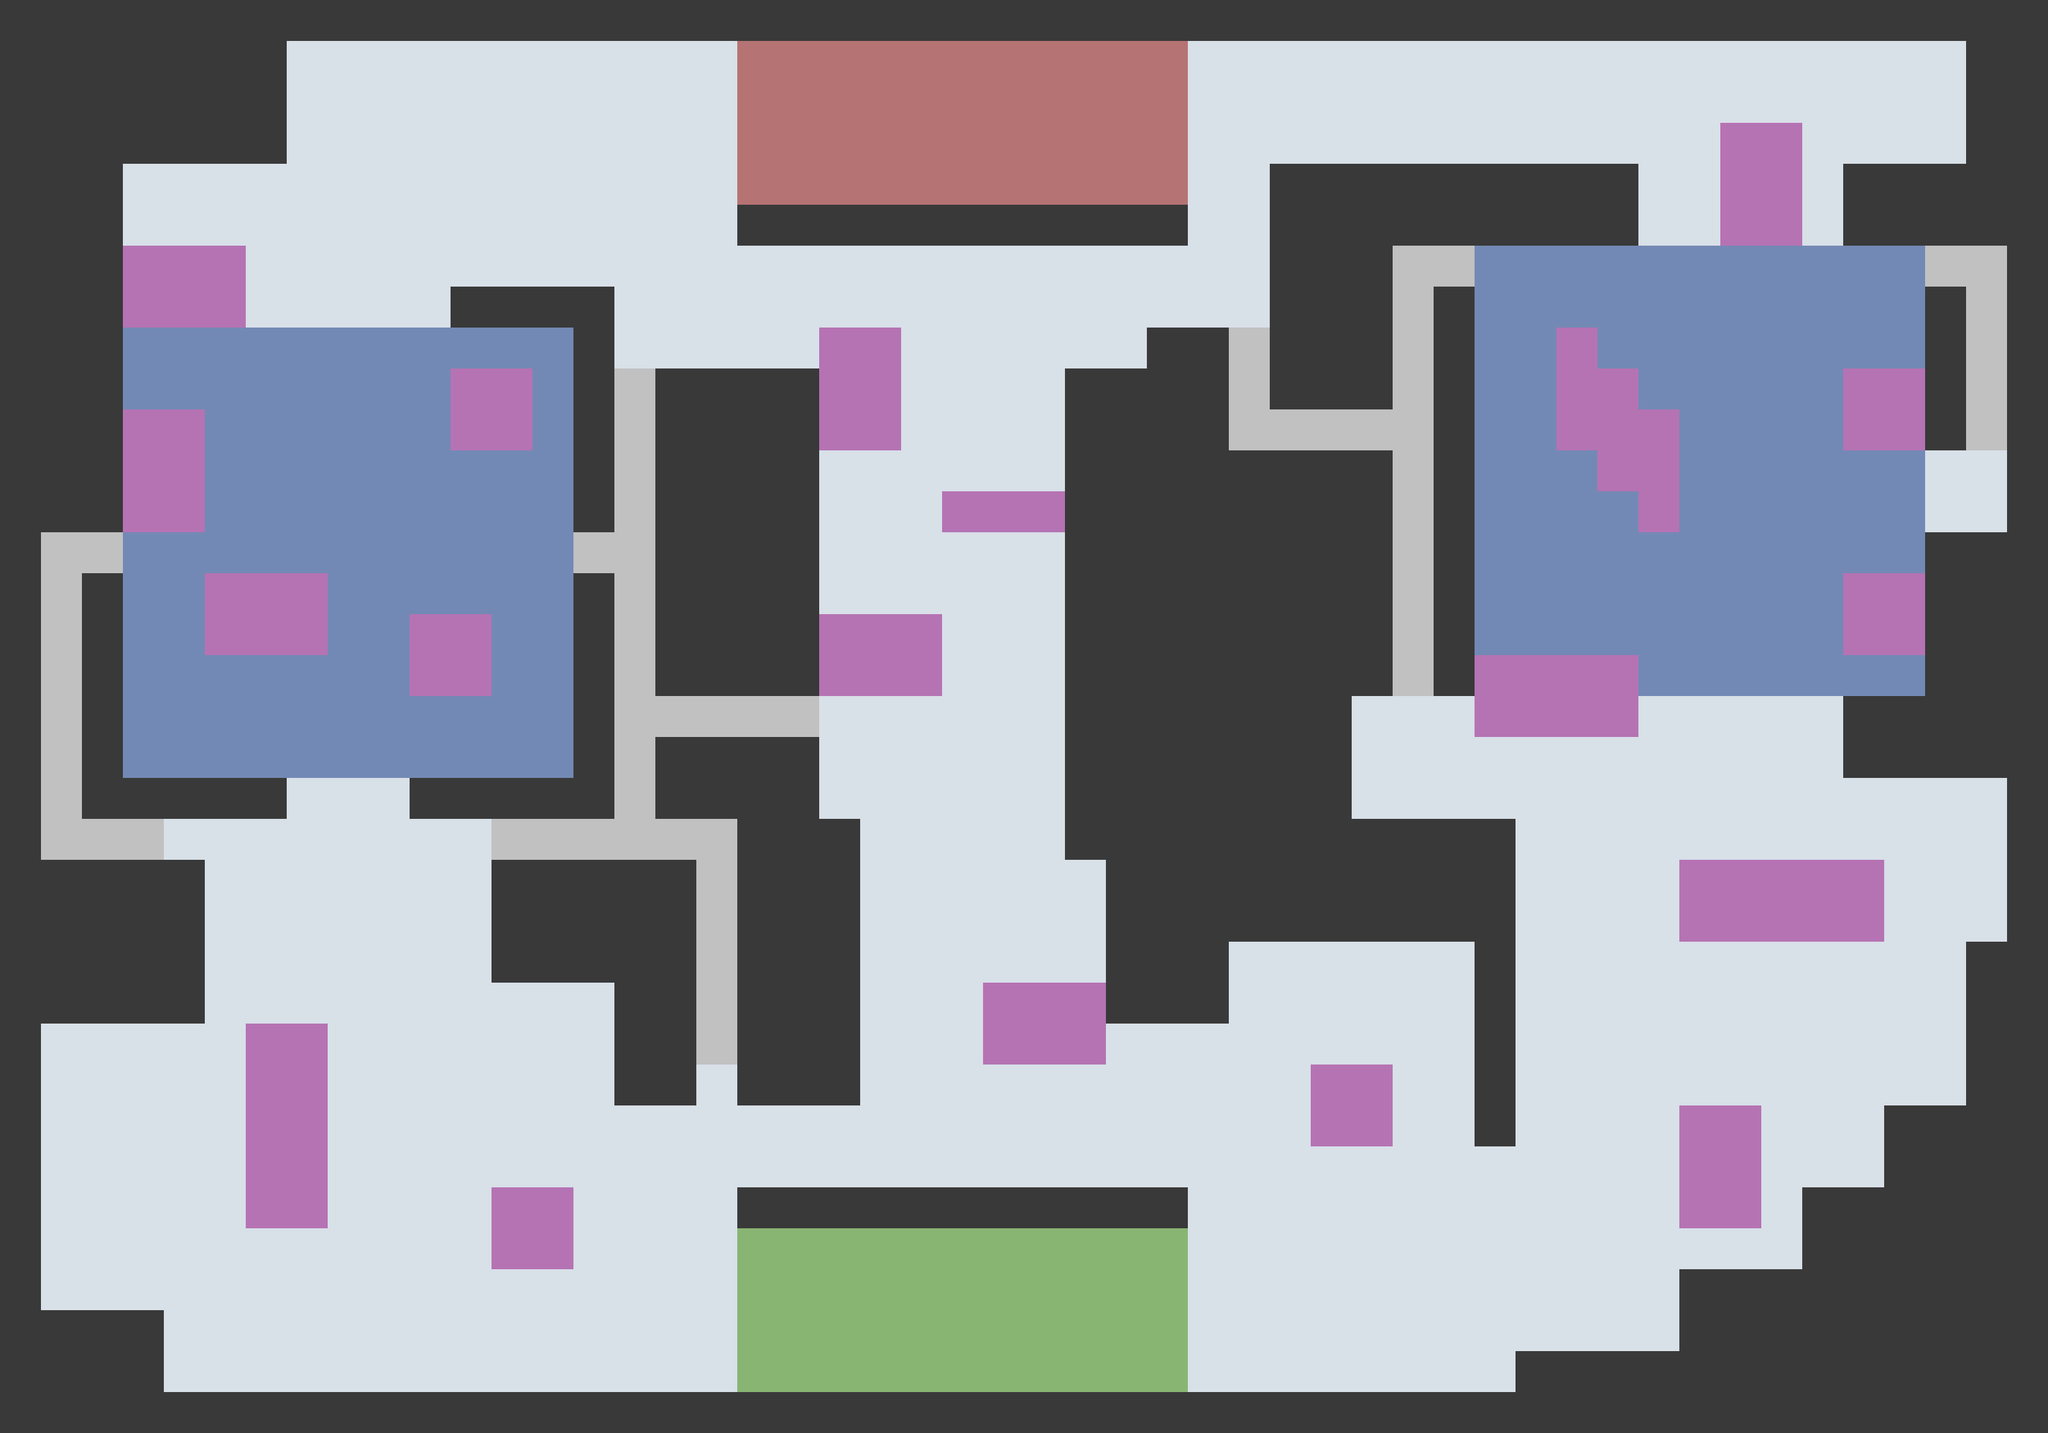

This is a level from a 2D game, rendered from its Tiled map with the project's own tilesets. A one-line summary and the complete map file follow:
An orthogonal 50x35 tile map with 64x64 px tiles, 1 tile layer (Tile Layer 1).

<map version="1.0" orientation="orthogonal" width="50" height="35" tilewidth="64" tileheight="64" backgroundcolor="#005f5f">
 <tileset firstgid="1" name="HitObjects" tilewidth="64" tileheight="64">
  <image source="mapSprites.png" width="512" height="64" />
 </tileset>
 <layer name="Tile Layer 1" width="50" height="35">
  <data encoding="csv">
2,2,2,2,2,2,2,2,2,2,2,2,2,2,2,2,2,2,2,2,2,2,2,2,2,2,2,2,2,2,2,2,2,2,2,2,2,2,2,2,2,2,2,2,2,2,2,2,2,2,
2,2,2,2,2,2,2,1,1,1,1,1,1,1,1,1,1,1,5,5,5,5,5,5,5,5,5,5,5,1,1,1,1,1,1,1,1,1,1,1,1,1,1,1,1,1,1,1,2,2,
2,2,2,2,2,2,2,1,1,1,1,1,1,1,1,1,1,1,5,5,5,5,5,5,5,5,5,5,5,1,1,1,1,1,1,1,1,1,1,1,1,1,1,1,1,1,1,1,2,2,
2,2,2,2,2,2,2,1,1,1,1,1,1,1,1,1,1,1,5,5,5,5,5,5,5,5,5,5,5,1,1,1,1,1,1,1,1,1,1,1,1,1,7,7,1,1,1,1,2,2,
2,2,2,1,1,1,1,1,1,1,1,1,1,1,1,1,1,1,5,5,5,5,5,5,5,5,5,5,5,1,1,2,2,2,2,2,2,2,2,2,1,1,7,7,1,2,2,2,2,2,
2,2,2,1,1,1,1,1,1,1,1,1,1,1,1,1,1,1,2,2,2,2,2,2,2,2,2,2,2,1,1,2,2,2,2,2,2,2,2,2,1,1,7,7,1,2,2,2,2,2,
2,2,2,7,7,7,1,1,1,1,1,1,1,1,1,1,1,1,1,1,1,1,1,1,1,1,1,1,1,1,1,2,2,2,3,3,6,6,6,6,6,6,6,6,6,6,6,3,3,2,
2,2,2,7,7,7,1,1,1,1,1,2,2,2,2,1,1,1,1,1,1,1,1,1,1,1,1,1,1,1,1,2,2,2,3,2,6,6,6,6,6,6,6,6,6,6,6,2,3,2,
2,2,2,6,6,6,6,6,6,6,6,6,6,6,2,1,1,1,1,1,7,7,1,1,1,1,1,1,2,2,3,2,2,2,3,2,6,6,7,6,6,6,6,6,6,6,6,2,3,2,
2,2,2,6,6,6,6,6,6,6,6,7,7,6,2,3,2,2,2,2,7,7,1,1,1,1,2,2,2,2,3,2,2,2,3,2,6,6,7,7,6,6,6,6,6,7,7,2,3,2,
2,2,2,7,7,6,6,6,6,6,6,7,7,6,2,3,2,2,2,2,7,7,1,1,1,1,2,2,2,2,3,3,3,3,3,2,6,6,7,7,7,6,6,6,6,7,7,2,3,2,
2,2,2,7,7,6,6,6,6,6,6,6,6,6,2,3,2,2,2,2,1,1,1,1,1,1,2,2,2,2,2,2,2,2,3,2,6,6,6,7,7,6,6,6,6,6,6,1,1,2,
2,2,2,7,7,6,6,6,6,6,6,6,6,6,2,3,2,2,2,2,1,1,1,7,7,7,2,2,2,2,2,2,2,2,3,2,6,6,6,6,7,6,6,6,6,6,6,1,1,2,
2,3,3,6,6,6,6,6,6,6,6,6,6,6,3,3,2,2,2,2,1,1,1,1,1,1,2,2,2,2,2,2,2,2,3,2,6,6,6,6,6,6,6,6,6,6,6,2,2,2,
2,3,2,6,6,7,7,7,6,6,6,6,6,6,2,3,2,2,2,2,1,1,1,1,1,1,2,2,2,2,2,2,2,2,3,2,6,6,6,6,6,6,6,6,6,7,7,2,2,2,
2,3,2,6,6,7,7,7,6,6,7,7,6,6,2,3,2,2,2,2,7,7,7,1,1,1,2,2,2,2,2,2,2,2,3,2,6,6,6,6,6,6,6,6,6,7,7,2,2,2,
2,3,2,6,6,6,6,6,6,6,7,7,6,6,2,3,2,2,2,2,7,7,7,1,1,1,2,2,2,2,2,2,2,2,3,2,7,7,7,7,6,6,6,6,6,6,6,2,2,2,
2,3,2,6,6,6,6,6,6,6,6,6,6,6,2,3,3,3,3,3,1,1,1,1,1,1,2,2,2,2,2,2,2,1,1,1,7,7,7,7,1,1,1,1,1,2,2,2,2,2,
2,3,2,6,6,6,6,6,6,6,6,6,6,6,2,3,2,2,2,2,1,1,1,1,1,1,2,2,2,2,2,2,2,1,1,1,1,1,1,1,1,1,1,1,1,2,2,2,2,2,
2,3,2,2,2,2,2,1,1,1,2,2,2,2,2,3,2,2,2,2,1,1,1,1,1,1,2,2,2,2,2,2,2,1,1,1,1,1,1,1,1,1,1,1,1,1,1,1,1,2,
2,3,3,3,1,1,1,1,1,1,1,1,3,3,3,3,3,3,2,2,2,1,1,1,1,1,2,2,2,2,2,2,2,2,2,2,2,1,1,1,1,1,1,1,1,1,1,1,1,2,
2,2,2,2,2,1,1,1,1,1,1,1,2,2,2,2,2,3,2,2,2,1,1,1,1,1,1,2,2,2,2,2,2,2,2,2,2,1,1,1,1,7,7,7,7,7,1,1,1,2,
2,2,2,2,2,1,1,1,1,1,1,1,2,2,2,2,2,3,2,2,2,1,1,1,1,1,1,2,2,2,2,2,2,2,2,2,2,1,1,1,1,7,7,7,7,7,1,1,1,2,
2,2,2,2,2,1,1,1,1,1,1,1,2,2,2,2,2,3,2,2,2,1,1,1,1,1,1,2,2,2,1,1,1,1,1,1,2,1,1,1,1,1,1,1,1,1,1,1,2,2,
2,2,2,2,2,1,1,1,1,1,1,1,1,1,1,2,2,3,2,2,2,1,1,1,7,7,7,2,2,2,1,1,1,1,1,1,2,1,1,1,1,1,1,1,1,1,1,1,2,2,
2,1,1,1,1,1,7,7,1,1,1,1,1,1,1,2,2,3,2,2,2,1,1,1,7,7,7,1,1,1,1,1,1,1,1,1,2,1,1,1,1,1,1,1,1,1,1,1,2,2,
2,1,1,1,1,1,7,7,1,1,1,1,1,1,1,2,2,1,2,2,2,1,1,1,1,1,1,1,1,1,1,1,7,7,1,1,2,1,1,1,1,1,1,1,1,1,1,1,2,2,
2,1,1,1,1,1,7,7,1,1,1,1,1,1,1,1,1,1,1,1,1,1,1,1,1,1,1,1,1,1,1,1,7,7,1,1,2,1,1,1,1,7,7,1,1,1,2,2,2,2,
2,1,1,1,1,1,7,7,1,1,1,1,1,1,1,1,1,1,1,1,1,1,1,1,1,1,1,1,1,1,1,1,1,1,1,1,1,1,1,1,1,7,7,1,1,1,2,2,2,2,
2,1,1,1,1,1,7,7,1,1,1,1,7,7,1,1,1,1,2,2,2,2,2,2,2,2,2,2,2,1,1,1,1,1,1,1,1,1,1,1,1,7,7,1,2,2,2,2,2,2,
2,1,1,1,1,1,1,1,1,1,1,1,7,7,1,1,1,1,4,4,4,4,4,4,4,4,4,4,4,1,1,1,1,1,1,1,1,1,1,1,1,1,1,1,2,2,2,2,2,2,
2,1,1,1,1,1,1,1,1,1,1,1,1,1,1,1,1,1,4,4,4,4,4,4,4,4,4,4,4,1,1,1,1,1,1,1,1,1,1,1,1,2,2,2,2,2,2,2,2,2,
2,2,2,2,1,1,1,1,1,1,1,1,1,1,1,1,1,1,4,4,4,4,4,4,4,4,4,4,4,1,1,1,1,1,1,1,1,1,1,1,1,2,2,2,2,2,2,2,2,2,
2,2,2,2,1,1,1,1,1,1,1,1,1,1,1,1,1,1,4,4,4,4,4,4,4,4,4,4,4,1,1,1,1,1,1,1,1,2,2,2,2,2,2,2,2,2,2,2,2,2,
2,2,2,2,2,2,2,2,2,2,2,2,2,2,2,2,2,2,2,2,2,2,2,2,2,2,2,2,2,2,2,2,2,2,2,2,2,2,2,2,2,2,2,2,2,2,2,2,2,2
</data>
 </layer>
</map>